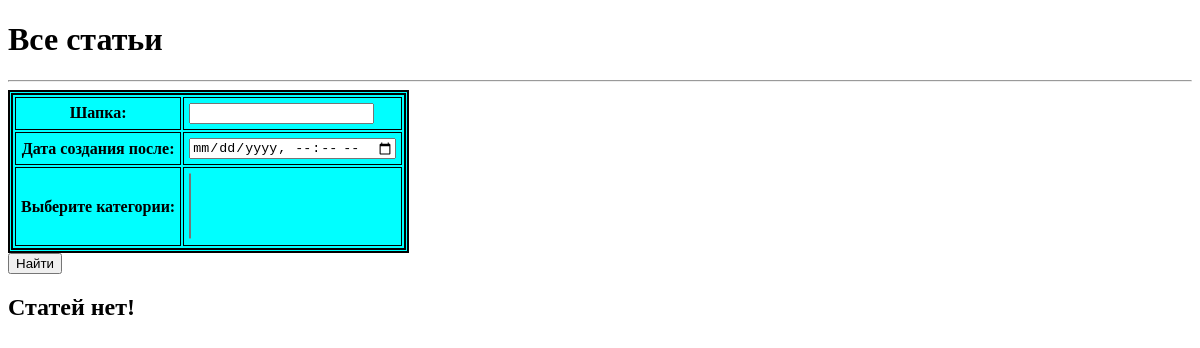
Before: /article/search/ with the older database file.
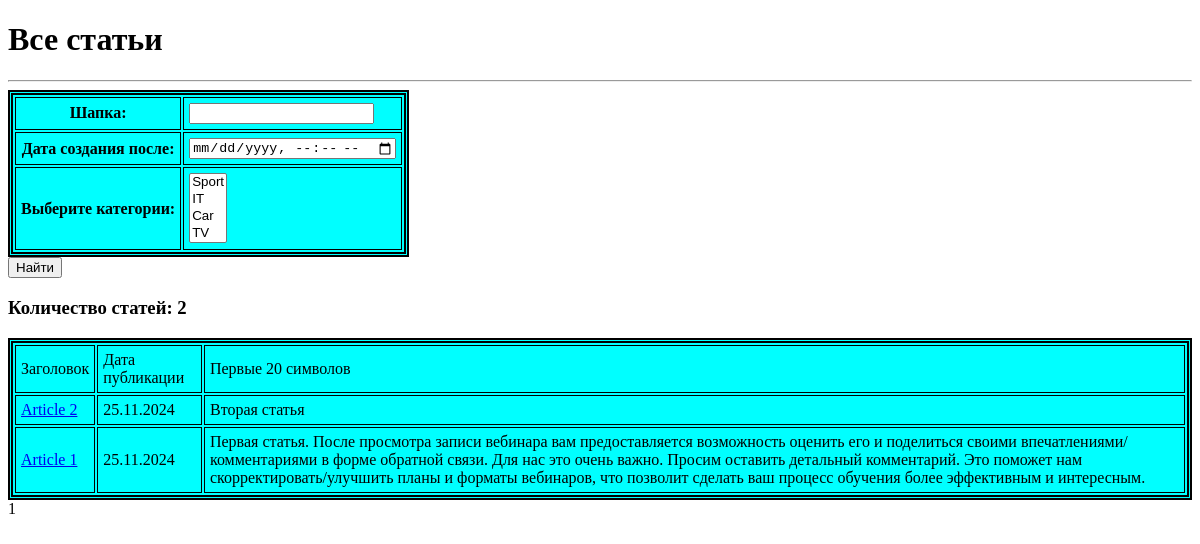
After: the same page with the newer database file.
### news/models.py (models this page shows, shortened)
class Post(models.Model):
    CHOICE = [
        ('N', 'Новость'),
        ('A', 'Статья'),
    ]
    property = models.CharField(max_length=1, choices=CHOICE, default='N')
    time_create = models.DateTimeField(auto_now_add=True)
    heading = models.CharField(max_length=255, unique=True, verbose_name='Заголовок')
    content = models.TextField()
    rate = models.SmallIntegerField(default=0, verbose_name='Рейтинг')
    author = models.ForeignKey(Author, on_delete=models.CASCADE)
    category = models.ManyToManyField('Category', through='PostCategory', verbose_name='Категория')

### news/views.py (the view)
# urls.py: path('article/search/', ArticleSearch.as_view(), name='article_search'),
class ArticleSearch(ListView):
    model = Post
    ordering = '-time_create'
    template_name = 'article_search.html'
    context_object_name = 'post'
    queryset = Post.objects.all().filter(property='A')
    paginate_by = 5
    def get_queryset(self):
        queryset = super().get_queryset()
        self.filterset = PostsFilter(self.request.GET, queryset)
        return self.filterset.qs
    def get_context_data(self, **kwargs):
        context = super().get_context_data(**kwargs)
        context['filterset'] = self.filterset
        return context

### news/models.py (called while the page is built)
    def __str__(self):
        return self.name

### news/templatetags/custom_filters.py (called while the page is built)
@register.filter()
def censor(string):
    badWords = (
        'редиска',
        'сосиска',
        'сарделька',
        'зараза',)
    try:
        for e in badWords:
            ch = e[0] + (len(e) - 1) * '*'
            string = re.sub(fr"\b{e}\b", ch, string, flags=re.IGNORECASE)
    except TypeError:
        string = 'Ошибка типа'
    return string

### Templates/article_search.html (shortened to what this page needs)
{% extends 'flatpages/default.html' %}
{% load custom_filters %}
{% load custom_tags %}
{% block content %}
   <h1>Все статьи</h1>
   <hr>
   <form action="" method="get">
       <table>{{ filterset.form.as_table }}</table>
       <input type="submit" value="Найти" />
   </form>
   {% if post %}
       <h3> Количество статей: {{ post|length }}</h3>
       <table>
           <tr>
               <td>Заголовок</td>
               <td>Дата публикации</td>
               <td>Первые 20 символов</td>
           </tr>
           {% for p in post %}
           <tr>
               <td>
                   <a href="{% url 'article_detail' pk=p.id %}">{{ p.heading }} </a>
               </td>
               <td>{{ p.time_create|date:'d.m.Y' }}</td>
               <td>{{ p.content|censor }}</td>
           </tr>
           {% endfor %}
       </table>
   {{ page_obj.number }}
   {% else %}
       <h2>Статей нет!</h2>
   {% endif %}
{% endblock content %}

### Templates/flatpages/default.html (shortened to what this page needs)
<!DOCTYPE html>
<html>
<head>
</head>
<body>
{% block content %}    {% endblock content %}
</body>
</html>

### Templates/flatpages/default.html (style rules this page uses)
TABLE { background: Aqua; border: 5px double #000; }
TD, TH { padding: 5px; border: 1px solid #000; }

Changed rows visible on the page:
added Post: heading "Article 2", time_create "25.11.2024", content|censor "Вторая статья"
added Post: heading "Article 1", time_create "25.11.2024", content|censor "Первая статья. После просмотра записи вебинара вам предоставляется возможность оценить его и поделиться своими впечатлениями/комментариями в форме обратной связи. Для нас это очень важно. Просим оставить детальный комментарий. Это поможет нам скорректировать/улучшить планы и форматы вебинаров, что позволит сделать ваш процесс обучения более эффективным и интересным."
Other visible differences:
form field category: (not shown) → "Sport / IT / Car / TV"
{{ post|length }}: (not shown) → "2"
{{ page_obj.number }}: (not shown) → "1"
text no longer shown: "Статей нет!"
text now shown: "Количество статей: Заголовок Дата публикации Первые 20 символов"
